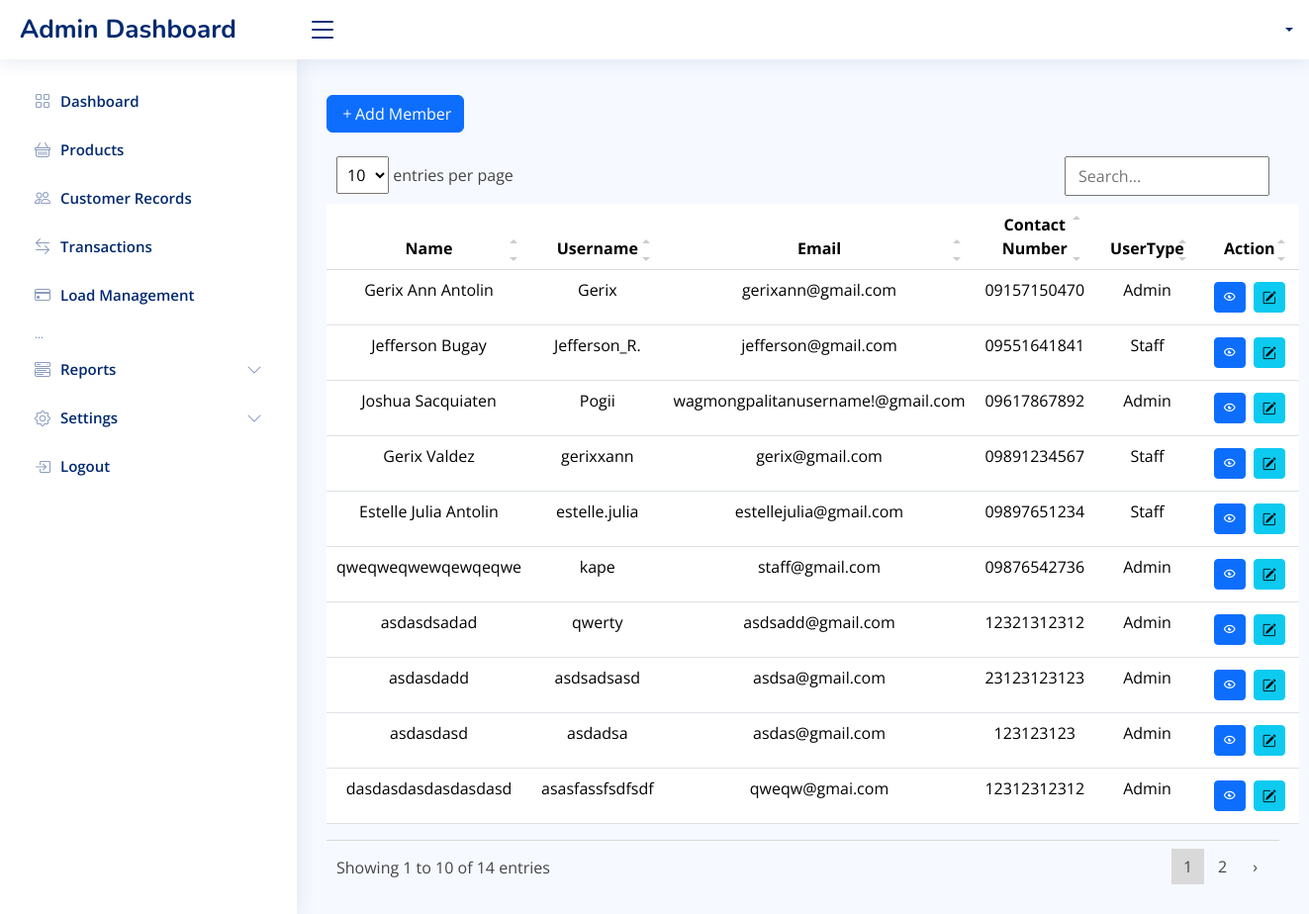
The app's page /table/staff.php with its own data.
### tables this page shows
CREATE TABLE `users` (
  `id` int(11) NOT NULL AUTO_INCREMENT,
  `name` varchar(255) NOT NULL,
  `username` varchar(255) NOT NULL,
  `email` varchar(255) NOT NULL,
  `phone_number` varchar(20) NOT NULL,
  `user_type` varchar(255) NOT NULL,
  `password` varchar(255) NOT NULL,
  PRIMARY KEY (`id`)
);

### table/staff.php (the view, shortened to what this page needs)
<?php
include "../db_conn.php";
$sql = "SELECT * FROM users";
$result = $con->query($sql);
include '../includes/header.php';
include '../includes/navbar.php';
include '../includes/sidebar.php';
?>
    <main id="main" class="main">
        <section class="section dashboard">
            <div class="row">
                <div class="add-employee mb-3 mt-3">
                    <a href="../forms/addstaff.php" class="btn btn-primary">
                        <i class="bi bi-plus"></i>Add Member
                    </a>
                </div>
                <table id="myTable" class="table datatable">
                    <thead>
                        <tr>
                            <th scope="col">Name</th>
                            <th scope="col">Username</th>
                            <th scope="col">Email</th>
                            <th scope="col">Contact Number</th>
                            <th scope="col">UserType</th>
                            <th scope="col">Action</th>
                        </tr>
                    </thead>
                    <tbody>
                        <?php while ($userrow = $result->fetch_assoc()) {
                            $id = $userrow["id"];
                            $name = $userrow["name"];
                            $username = $userrow["username"];
                            $email = $userrow["email"];
                            $contactNumber = $userrow["phone_number"];
                            $userType = $userrow["user_type"];
                        ?>
                            <tr>
                                <td><?php echo $name; ?></td>
                                <td><?php echo $username; ?></td>
                                <td><?php echo $email; ?></td>
                                <td><?php echo $contactNumber; ?></td>
                                <td><?php echo $userType; ?></td>
                                <td>
                                <div class="d-flex justify-content-center">
                                  <a href="../staff/view.php?id=<?php echo $id; ?>" class="btn btn-sm btn-primary view-btn m-1" data-id="<?php echo $id; ?>">
                                   <i class="bx bx-show-alt"></i>
                                   </a>
                                 <a href="../staff/update.php?id=<?php echo $id; ?>" class="btn btn-sm btn-info update-btn m-1" data-id="<?php echo $id; ?>">
                                 <i class="bi bi-pencil-square"></i>
                                </a>
                                </div>
                                </td>
                            </tr>
                        <?php } ?>
                    </tbody>
                </table>
            </div>
        </section>
    </main>
    <?php include '../includes/footer.php'; ?>

### assets/css/style.css (style rules this page uses)
:root { scroll-behavior: smooth; }
body { font-family: "Open Sans", sans-serif; background: #f6f9ff; color: #444444; }
a { color: #4154f1; text-decoration: none; }
#main { margin-top: 60px; padding: 20px 30px; transition: all 0.3s; }
@media (min-width: 1200px) { #main, #footer { margin-left: 300px; } }

### records on screen
users: name "Gerix Ann Antolin", username "Gerix", email "gerixann@gmail.com", phone_number "09157150470", user_type "Admin"
users: name "Jefferson Bugay", username "Jefferson_R.", email "jefferson@gmail.com", phone_number "09551641841", user_type "Staff"
users: name "Joshua Sacquiaten", username "Pogii", email "wagmongpalitanusername!@gmail.com", phone_number "09617867892", user_type "Admin"
users: name "Gerix Valdez", username "gerixxann", email "gerix@gmail.com", phone_number "09891234567", user_type "Staff"
users: name "Estelle Julia Antolin", username "estelle.julia", email "estellejulia@gmail.com", phone_number "09897651234", user_type "Staff"
users: name "qweqweqwewqewqeqwe", username "kape", email "staff@gmail.com", phone_number "09876542736", user_type "Admin"
users: name "asdasdsadad", username "qwerty", email "asdsadd@gmail.com", phone_number "12321312312", user_type "Admin"
users: name "asdasdadd", username "asdsadsasd", email "asdsa@gmail.com", phone_number "23123123123", user_type "Admin"
users: name "asdasdasd", username "asdadsa", email "asdas@gmail.com", phone_number "123123123", user_type "Admin"
users: name "dasdasdasdasdasdasd", username "asasfassfsdfsdf", email "qweqw@gmai.com", phone_number "12312312312", user_type "Admin"
